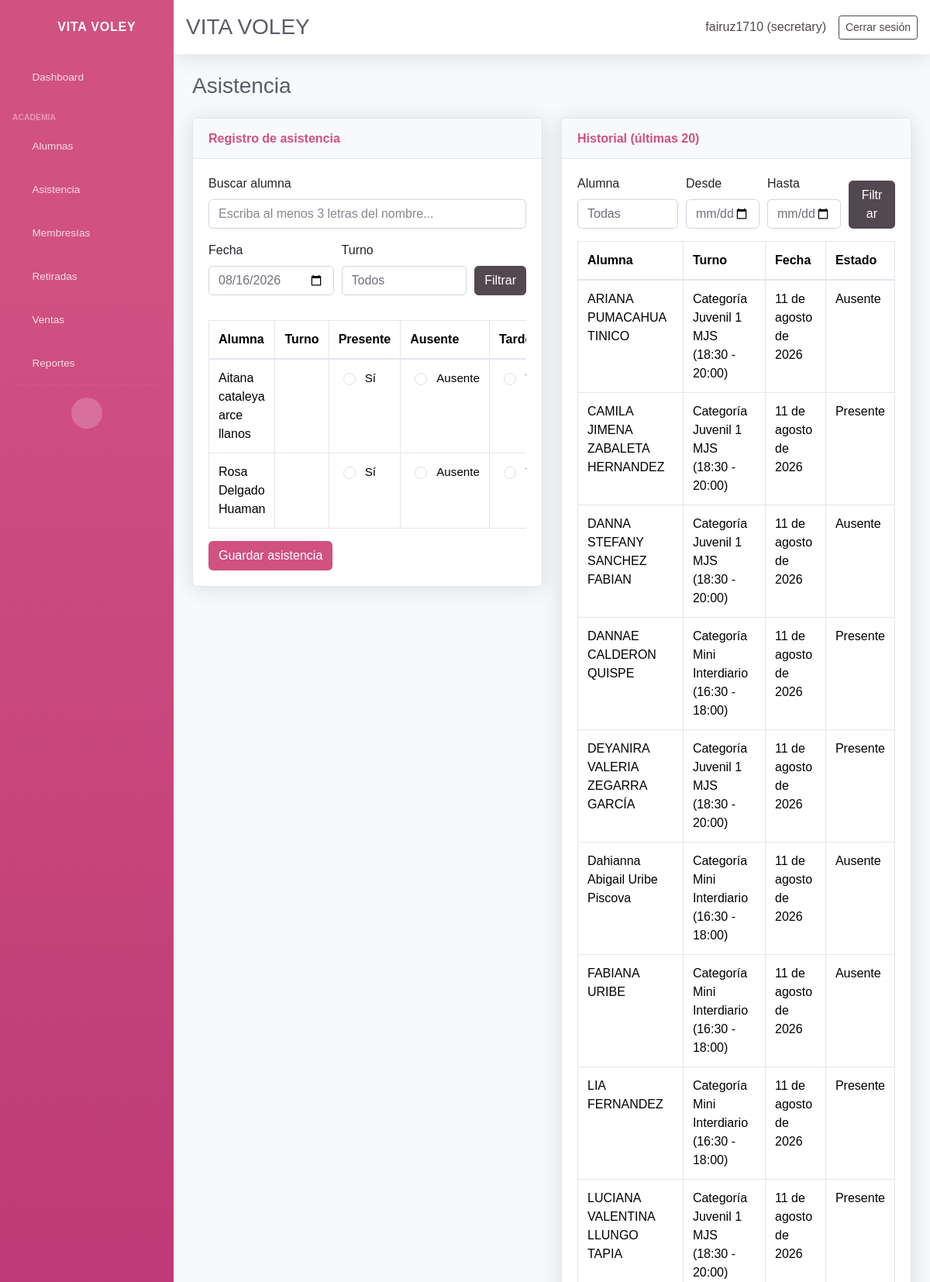
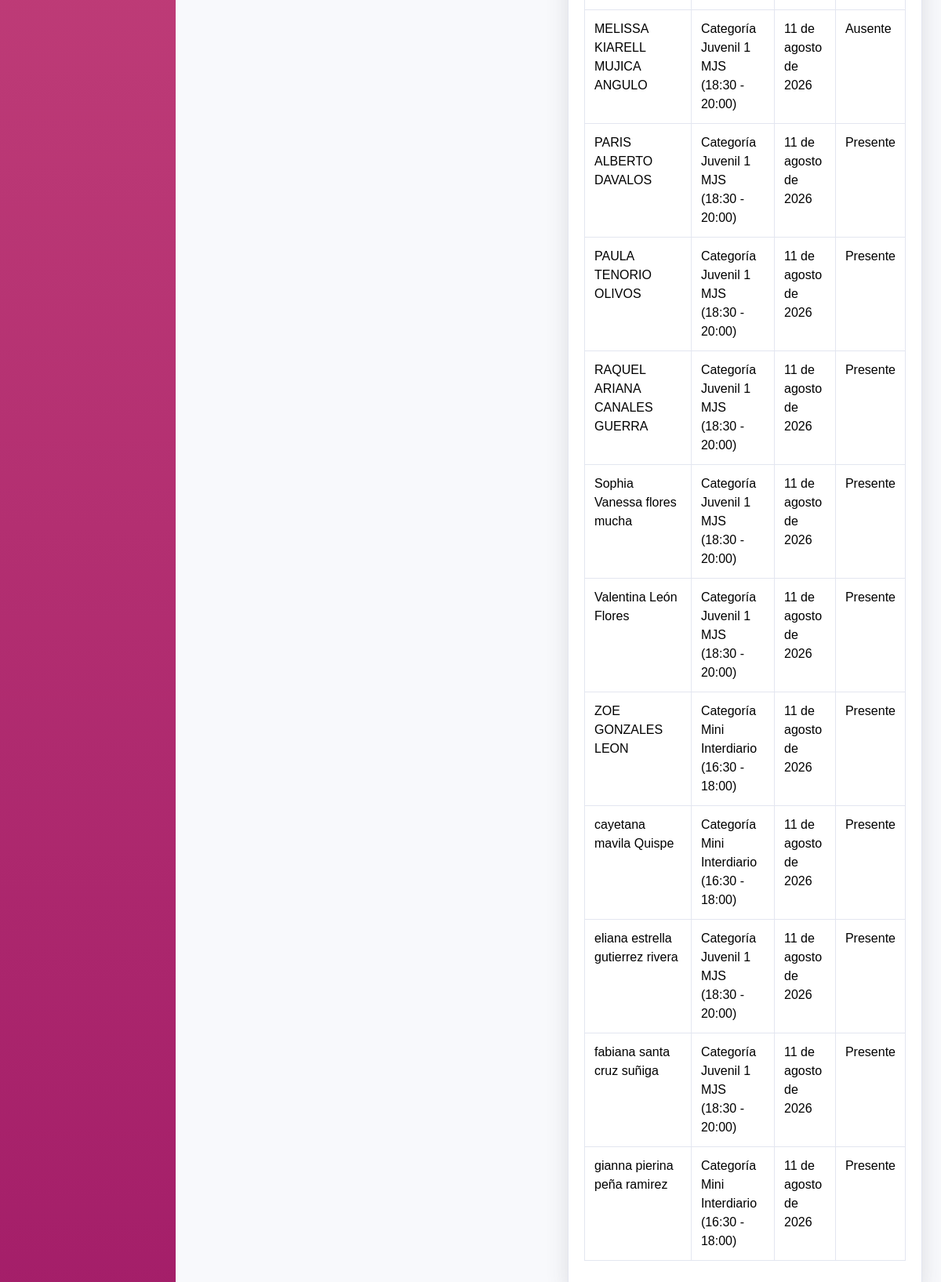
The app's page /attendance/ (signed in) with its own data (2 pictures, top to bottom).
### core/models.py (models this page shows, shortened)
class AuditableModel(models.Model):
    created_by = models.ForeignKey(
        settings.AUTH_USER_MODEL,
        on_delete=models.SET_NULL,
        null=True,
        blank=True,
        related_name='%(app_label)s_%(class)s_created',
        verbose_name='Creado por',
    )
    updated_by = models.ForeignKey(
        settings.AUTH_USER_MODEL,
        on_delete=models.SET_NULL,
        null=True,
        blank=True,
        related_name='%(app_label)s_%(class)s_updated',
        verbose_name='Actualizado por',
    )
    updated_at = models.DateTimeField(auto_now=True, verbose_name='Actualizado el')
    class Meta:
        abstract = True

class UserProfile(AuditableModel, models.Model):
    ROLE_CHOICES = [
        ('admin', 'Administrador'),
        ('secretary', 'Secretario'),
    ]
    user = models.OneToOneField(User, on_delete=models.CASCADE, related_name='userprofile')
    role = models.CharField(max_length=20, choices=ROLE_CHOICES, default='secretary')
    created_at = models.DateTimeField(auto_now_add=True)

class Student(AuditableModel, models.Model):
    ENROLLMENT_STATUS_CHOICES = ENROLLMENT_STATUS_CHOICES
    name = models.CharField(max_length=120)
    age = models.PositiveSmallIntegerField(blank=True, null=True)
    dni = models.CharField(max_length=15, blank=True, null=True)
    email = models.EmailField(blank=True, null=True)
    contact = models.CharField(max_length=200, blank=True, null=True, verbose_name='Teléfono del estudiante')
    gender = models.CharField(max_length=10, choices=GENDER_CHOICES, blank=True, null=True, verbose_name='Género')
    cycle = models.ForeignKey(
        Cycle,
        on_delete=models.SET_NULL,
        blank=True,
        null=True,
        related_name='students',
        verbose_name='Ciclo',
    )
    student_condition = models.CharField(
        max_length=20,
        choices=STUDENT_CONDITION_CHOICES,
        default='regular',
        verbose_name='Condición del alumno',
    )
    school = models.CharField(max_length=120, blank=True, null=True, verbose_name='Colegio')
    size = models.CharField(max_length=5, choices=SIZE_CHOICES, blank=True, null=True, verbose_name='Talla')
    suffers_from = models.CharField(
        max_length=255,
        blank=True,
        null=True,
        verbose_name='¿Sufre de algo?',
        help_text='Condición médica o alergia relevante',
    )
    referral_source = models.CharField(max_length=200, blank=True, null=True, verbose_name='¿Cómo se enteró de la academia?')
    uniform_delivered = models.BooleanField(default=False, verbose_name='Se entregó uniforme')
    guardian = models.CharField(max_length=120, blank=True, null=True, verbose_name='Nombre del apoderado')
    guardian_dni = models.CharField(max_length=15, blank=True, null=True, verbose_name='DNI del apoderado')
    guardian_birth_date = models.DateField(blank=True, null=True, verbose_name='Fecha de nacimiento del apoderado')
    guardian_gender = models.CharField(
        max_length=10,
        choices=GENDER_CHOICES,
        blank=True,
        null=True,
        verbose_name='Género del apoderado',
    )
    guardian_phone = models.CharField(max_length=200, blank=True, null=True, verbose_name='Teléfono del apoderado')
    address = models.TextField(blank=True, null=True)
    shift = models.ForeignKey(Shift, on_delete=models.PROTECT, blank=True, null=True, related_name='students')
    enrollment_status = models.CharField(max_length=10, choices=ENROLLMENT_STATUS_CHOICES, default='active')
    retired = models.BooleanField(default=False)
    retired_reason = models.TextField(blank=True, null=True)
    retired_at = models.DateField(blank=True, null=True)
    monthly_fee = models.DecimalField(max_digits=10, decimal_places=2, blank=True, null=True)
    enrollment_date = models.DateField(blank=True, null=True)
    membership_start = models.DateField(blank=True, null=True, verbose_name='Inicio de membresía')
    membership_end = models.DateField(blank=True, null=True, verbose_name='Fin de membresía')
    birth_date = models.DateField(blank=True, null=True)
    attendance_days = models.JSONField(default=list, blank=True)
    created_at = models.DateTimeField(auto_now_add=True)
    class Meta:
        ordering = ['name']
    @property
    def active(self):
        return not self.retired and self.enrollment_status == 'active'
    def attends_on_weekday(self, weekday):
        if self.shift_id:
            return self.shift.is_active_on_weekday(weekday)
        if weekday is None:
            return True
        days = self.attendance_days or []
        if not days or len(days) == 7:
            return True
        return weekday in days
    def get_shift_display(self):
        if not self.shift:
            return ''
        return str(self.shift)

class Attendance(AuditableModel, models.Model):
    student = models.ForeignKey(Student, on_delete=models.CASCADE, related_name='attendance')
    date = models.DateField()
    status = models.CharField(max_length=10, choices=ATTENDANCE_STATUS_CHOICES, default='present')
    created_at = models.DateTimeField(default=timezone.now, verbose_name='Creado el')
    class Meta:
        ordering = ['-date']
        unique_together = ('student', 'date')

class Shift(AuditableModel, models.Model):
    name = models.CharField(max_length=120)
    start_time = models.TimeField()
    end_time = models.TimeField()
    active_days = models.JSONField(default=list, blank=True)
    created_at = models.DateTimeField(auto_now_add=True)
    class Meta:
        ordering = ['name']
    @property
    def schedule(self):
        return f"{self.start_time.strftime('%H:%M')} - {self.end_time.strftime('%H:%M')}"
    def is_active_on_weekday(self, weekday):
        if weekday is None:
            return True
        days = self.active_days or []
        if not days or len(days) == 7:
            return True
        return weekday in days
    def __str__(self):
        return f"{self.name} ({self.schedule})"

### core/views.py (the view, shortened to what this page needs)
# urls.py: path('attendance/', views.attendance_view, name='attendance'),
@login_required(login_url='login')
def attendance_view(request):
    selected_date = request.GET.get('date', _today_iso())
    shift_filter = request.GET.get('shift', '')
    history_student = request.GET.get('history_student', '')
    history_from = request.GET.get('history_from', '')
    history_to = request.GET.get('history_to', '')
    students = Student.objects.filter(retired=False, enrollment_status='active')
    selected_shift = None
    if shift_filter:
        selected_shift = Shift.objects.filter(pk=shift_filter).first()
        students = students.filter(shift=shift_filter)
    students = students.order_by('name')
    students = [
        student for student in students
        if _student_attends_on_date(student, selected_date)
        and _shift_active_on_date(selected_shift, selected_date)
    ]
    attendance_map = {
        att.student_id: att.status
        for att in Attendance.objects.filter(date=selected_date)
    }
    history = Attendance.objects.select_related('student', 'student__shift').order_by('-date', 'student__name')
    if history_student:
        history = history.filter(student_id=history_student)
    if history_from:
        history = history.filter(date__gte=history_from)
    if history_to:
        history = history.filter(date__lte=history_to)
    if shift_filter:
        history = history.filter(student__shift=shift_filter)
    history = history[:20]
    shift_choices = [(str(shift.id), str(shift)) for shift in Shift.objects.order_by('name')]
    return render(
        request,
        'core/attendance.html',
        {
            'students': students,
            'attendance_map': attendance_map,
            'selected_date': selected_date,
            'shift_filter': shift_filter,
            'history': history,
            'history_student': history_student,
            'history_from': history_from,
            'history_to': history_to,
            'shift_choices': shift_choices,
            'student_choices': Student.objects.filter(retired=False).order_by('name'),
        },
    )

### core/templates/core/attendance.html (shortened to what this page needs)
{% extends 'core/base.html' %}
{% load core_tags %}
{% block content %}
<div class="d-sm-flex align-items-center justify-content-between mb-4">
    <h1 class="h3 mb-0 text-gray-800">Asistencia</h1>
</div>
<div class="row">
    <div class="col-lg-6 mb-4">
        <div class="card shadow">
            <div class="card-header py-3"><h6 class="m-0 font-weight-bold text-primary">Registro de asistencia</h6></div>
            <div class="card-body">
                <div class="mb-3 position-relative">
                    <label for="attendance_student_search">Buscar alumna</label>
                    <input
                        type="text"
                        id="attendance_student_search"
                        class="form-control"
                        autocomplete="off"
                        placeholder="Escriba al menos 3 letras del nombre..."
                    >
                </div>
                <form method="get" class="form-row align-items-end mb-3">
                    <div class="col">
                        <label for="attendance_date">Fecha</label>
                        <input type="date" id="attendance_date" name="date" class="form-control" value="{{ selected_date }}">
                    </div>
                    <div class="col">
                        <label for="shift">Turno</label>
                        <select id="shift" name="shift" class="form-control">
                            <option value="">Todos</option>
                        </select>
                    </div>
                    <div class="col-auto">
                        <button class="btn btn-secondary">Filtrar</button>
                    </div>
                </form>
                <form method="post">
                    <div class="table-responsive">
                        <table class="table table-bordered" id="attendance-table">
                            <thead>
                                <tr>
                                    <th>Alumna</th>
                                    <th>Turno</th>
                                    <th>Presente</th>
                                    <th>Ausente</th>
                                    <th>Tarde</th>
                                </tr>
                            </thead>
                            <tbody>
                                {% for student in students %}
                                <tr data-student-id="{{ student.id }}" data-student-name="{{ student.name }}">
                                    <td>{{ student.name }}</td>
                                    <td>{{ student.get_shift_display }}</td>
                                    <td>
                                        <div class="form-check">
                                            <input class="form-check-input" type="radio" name="status_{{ student.id }}" id="present_{{ student.id }}" value="present">
                                            <label class="form-check-label" for="present_{{ student.id }}">Sí</label>
                                        </div>
                                    </td>
                                    <td>
                                        <div class="form-check">
                                            <input class="form-check-input" type="radio" name="status_{{ student.id }}" id="absent_{{ student.id }}" value="absent"{% if attendance_map|get_item:student.id == 'absent' %} checked{% endif %}>
                                            <label class="form-check-label" for="absent_{{ student.id }}">Ausente</label>
                                        </div>
                                    </td>
                                    <td>
                                        <div class="form-check">
                                            <input class="form-check-input" type="radio" name="status_{{ student.id }}" id="late_{{ student.id }}" value="late"{% if attendance_map|get_item:student.id == 'late' %} checked{% endif %}>
                                        </div>
                                    </td>
                                </tr>
                            {% empty %}
                                <tr><td colspan="5">No hay alumnas programadas para la fecha/turno seleccionado.</td></tr>
                            {% endfor %}
                            </tbody>
                        </table>
                    </div>
                    <button class="btn btn-primary">Guardar asistencia</button>
                </form>
            </div>
        </div>
    </div>
    <div class="col-lg-6 mb-4">
        <div class="card shadow">
            <div class="card-header py-3"><h6 class="m-0 font-weight-bold text-primary">Historial (últimas 20)</h6></div>
            <div class="card-body">
                <form method="get" class="form-row align-items-end mb-3">
                    <div class="col-md-4">
                        <label for="history_student">Alumna</label>
                        <select id="history_student" name="history_student" class="form-control">
                            <option value="">Todas</option>
                        </select>
                    </div>
                    <div class="col-md-3">
                        <label for="history_from">Desde</label>
                        <input type="date" id="history_from" name="history_from" class="form-control" value="{{ history_from }}">
                    </div>
                    <div class="col-md-3">
                        <label for="history_to">Hasta</label>
                        <input type="date" id="history_to" name="history_to" class="form-control" value="{{ history_to }}">
                    </div>
                    <div class="col-md-2">
                        <button class="btn btn-secondary btn-block">Filtrar</button>
                    </div>
                </form>
                <div class="table-responsive">
                    <table class="table table-bordered">
                        <thead><tr><th>Alumna</th><th>Turno</th><th>Fecha</th><th>Estado</th></tr></thead>
                        <tbody>
                            {% for item in history %}
                            <tr>
                                <td>{{ item.student.name }}</td>
                                <td>{{ item.student.get_shift_display }}</td>
                                <td>{{ item.date }}</td>
                                <td>
                                    {{ item.get_status_display }}
                                </td>
                            </tr>
                            {% empty %}
                            <tr><td colspan="4">No hay registros de asistencia.</td></tr>
                            {% endfor %}
                        </tbody>
                    </table>
                </div>
            </div>
        </div>
    </div>
</div>
{% endblock %}

### core/templates/core/header.html (shortened to what this page needs)
<nav class="navbar navbar-expand navbar-light bg-white topbar mb-4 static-top shadow">
    <div class="d-flex align-items-center w-100 justify-content-between">
        <h1 class="h3 mb-0 text-gray-800">VITA VOLEY</h1>
        {% if user.is_authenticated %}
        <div class="d-flex align-items-center">
            <span class="mr-3 text-secondary">{{ request.user.username }} ({{ user_role|default:'Usuario' }})</span>
            <a href="{% url 'logout' %}" class="btn btn-sm btn-outline-secondary">Cerrar sesión</a>
        </div>
        {% endif %}
    </div>
</nav>

### records on screen
UserProfile: role "secretary"
Student: name "Aitana cataleya arce llanos", id "☐ Sí", id "☐ Ausente", id "☐ Tarde"
Student: name "Rosa Delgado Huaman", id "☐ Sí", id "☐ Ausente", id "☐ Tarde"
Attendance: student.name "ARIANA PUMACAHUA TINICO", student.shift "Categoría Juvenil 1 MJS (18:30 - 20:00)", date "11 de agosto de 2026", status "Ausente"
Attendance: student.name "CAMILA JIMENA ZABALETA HERNANDEZ", student.shift "Categoría Juvenil 1 MJS (18:30 - 20:00)", date "11 de agosto de 2026", status "Presente"
Attendance: student.name "DANNA STEFANY SANCHEZ FABIAN", student.shift "Categoría Juvenil 1 MJS (18:30 - 20:00)", date "11 de agosto de 2026", status "Ausente"
Attendance: student.name "DANNAE CALDERON QUISPE", student.shift "Categoría Mini Interdiario (16:30 - 18:00)", date "11 de agosto de 2026", status "Presente"
Attendance: student.name "DEYANIRA VALERIA ZEGARRA GARCÍA", student.shift "Categoría Juvenil 1 MJS (18:30 - 20:00)", date "11 de agosto de 2026", status "Presente"
Attendance: student.name "Dahianna Abigail Uribe Piscova", student.shift "Categoría Mini Interdiario (16:30 - 18:00)", date "11 de agosto de 2026", status "Ausente"
Attendance: student.name "FABIANA URIBE", student.shift "Categoría Mini Interdiario (16:30 - 18:00)", date "11 de agosto de 2026", status "Ausente"
Attendance: student.name "LIA FERNANDEZ", student.shift "Categoría Mini Interdiario (16:30 - 18:00)", date "11 de agosto de 2026", status "Presente"
Attendance: student.name "LUCIANA VALENTINA LLUNGO TAPIA", student.shift "Categoría Juvenil 1 MJS (18:30 - 20:00)", date "11 de agosto de 2026", status "Presente"
Attendance: student.name "MELISSA KIARELL MUJICA ANGULO", student.shift "Categoría Juvenil 1 MJS (18:30 - 20:00)", date "11 de agosto de 2026", status "Ausente"
Attendance: student.name "PARIS ALBERTO DAVALOS", student.shift "Categoría Juvenil 1 MJS (18:30 - 20:00)", date "11 de agosto de 2026", status "Presente"
Attendance: student.name "PAULA TENORIO OLIVOS", student.shift "Categoría Juvenil 1 MJS (18:30 - 20:00)", date "11 de agosto de 2026", status "Presente"
Attendance: student.name "RAQUEL ARIANA CANALES GUERRA", student.shift "Categoría Juvenil 1 MJS (18:30 - 20:00)", date "11 de agosto de 2026", status "Presente"
Attendance: student.name "Sophia Vanessa flores mucha", student.shift "Categoría Juvenil 1 MJS (18:30 - 20:00)", date "11 de agosto de 2026", status "Presente"
Attendance: student.name "Valentina León Flores", student.shift "Categoría Juvenil 1 MJS (18:30 - 20:00)", date "11 de agosto de 2026", status "Presente"
Attendance: student.name "ZOE GONZALES LEON", student.shift "Categoría Mini Interdiario (16:30 - 18:00)", date "11 de agosto de 2026", status "Presente"
Attendance: student.name "cayetana mavila Quispe", student.shift "Categoría Mini Interdiario (16:30 - 18:00)", date "11 de agosto de 2026", status "Presente"
Attendance: student.name "eliana estrella gutierrez rivera", student.shift "Categoría Juvenil 1 MJS (18:30 - 20:00)", date "11 de agosto de 2026", status "Presente"
Attendance: student.name "fabiana santa cruz suñiga", student.shift "Categoría Juvenil 1 MJS (18:30 - 20:00)", date "11 de agosto de 2026", status "Presente"
Attendance: student.name "gianna pierina peña ramirez", student.shift "Categoría Mini Interdiario (16:30 - 18:00)", date "11 de agosto de 2026", status "Presente"

### other values on screen
{{ request.user.username }} "fairuz1710"
